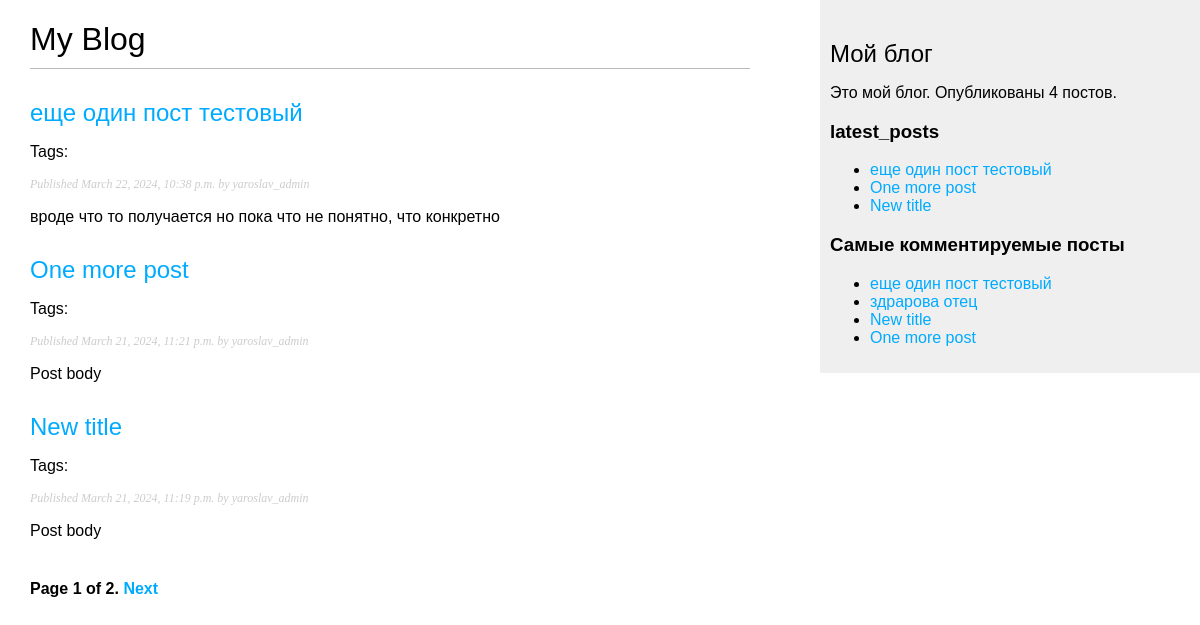
The page /blog/ on the database as committed earlier.
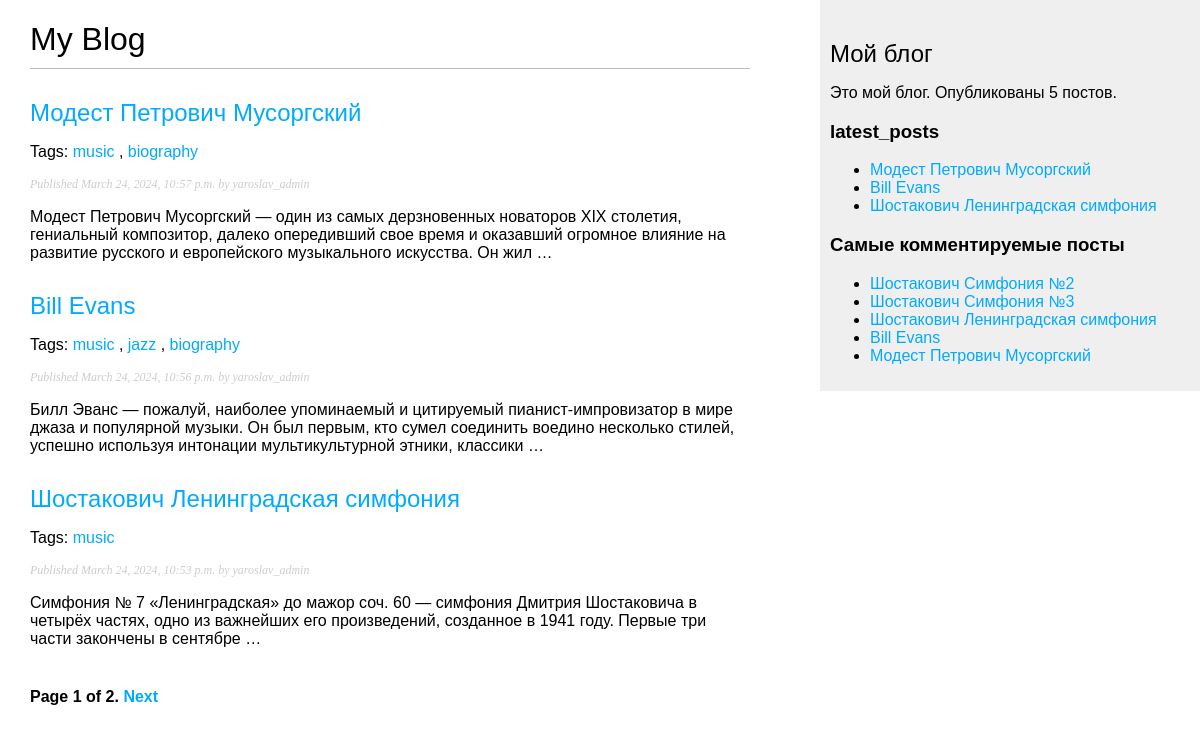
The same page on the database as committed later.
### blog/models.py (models this page shows, shortened)
class Post(models.Model):
    tags = TaggableManager()
    class Status(models.TextChoices):
        DRAFT = 'DF', 'Draft'
        PUBLISHED = 'PB', 'Published'
    title = models.CharField(max_length=250)
    slug = models.SlugField(max_length=250, unique_for_date='publish')
    author = models.ForeignKey(User,
                               on_delete=models.CASCADE,
                               related_name='blog_posts')
    body = models.TextField()
    publish = models.DateTimeField(default=timezone.now)
    created = models.DateTimeField(auto_now_add=True)
    updated = models.DateTimeField(auto_now=True)
    status = models.CharField(max_length=2,
                              choices=Status.choices,
                              default=Status.DRAFT)
    objects = models.Manager() # The default manager.
    published = PublishedManager() # Our custom manager.
    class Meta:
        ordering = ['-publish']
        indexes = [
            models.Index(fields=['-publish']),
        ]
    def get_absolute_url(self):
        return reverse('blog:post_detail', args=[self.publish.year, self.publish.month, self.publish.day, self.slug])

### blog/views.py (the view)
# urls.py: path('', views.post_list, name='post_list'),
def post_list(request, tag_slug=None):
    post_list = Post.published.all()
    tag = None
    if tag_slug:
        tag = get_object_or_404(Tag, slug=tag_slug)
        post_list = post_list.filter(tag__in=[tag])
    paginator = Paginator(post_list, 3)
    page_number = request.GET.get('page', 1)
    try:
        posts = paginator.page(page_number)
    except PageNotAnInteger:
        posts = paginator.page(1)
    except EmptyPage:
        posts = paginator.page(paginator.num_pages)
    return render(request,
                 'blog/post/list.html',
                 {'posts': posts, 'tag': tag})

### blog/models.py (called while the page is built)
    def get_queryset(self):
        return super().get_queryset()\
                      .filter(status=Post.Status.PUBLISHED)

### blog/templatetags/blog_tags.py (called while the page is built)
@register.simple_tag
def total_posts():
    return Post.published.count()

@register.inclusion_tag('blog/post/latest_posts.html')
def show_latest_posts(count=5):
    latest_posts = Post.published.order_by('-publish')[:count]
    return {'latest_posts': latest_posts}

@register.simple_tag
def get_most_commented_posts(count=5):
    return Post.published.annotate(total_comments=Count('comments')).order_by('-total_comments')[:count]

@register.filter(name='markdown')
def markdown_format(text):
    return mark_safe(markdown.markdown(text))

### blog/templates/blog/post/list.html (shortened to what this page needs)
{% extends "blog/base.html" %}
{% load blog_tags %}
{% block content %}
  <h1>My Blog</h1>
  {% for post in posts %}
    <h2>
      <a href="{{ post.get_absolute_url }}">
        {{ post.title }}
      </a>
    </h2>
    <p class='tags'>
      Tags:
      {% for tag in post.tags.all %}
        <a href="{% url 'blog:post_list_by_tag' tag.slug %}">
          {{ tag.name }}
        </a>
        {% if not forloop.last %}, {% endif %}
      {% endfor %}
    </p>
    <p class="date">
      Published {{ post.publish }} by {{ post.author }}
    </p>
    {{ post.body|markdown|truncatewords_html:30  }}
  {% endfor %}
  {% include "pagination.html" with page=posts %}
{% endblock %}

### blog/templates/blog/base.html (shortened to what this page needs)
{% load blog_tags %}
{% load static %}
<!DOCTYPE html>
<html>
<head>
  <link href="{% static "css/blog.css" %}" rel="stylesheet">
</head>
<body>
  <div id="content">
    {% block content %}
    {% endblock %}
  </div>
  <div id="sidebar">
    <h2>Мой блог</h2>
    <p>Это мой блог.
      Опубликованы {% total_posts %} постов.
    </p>
    <h3>latest_posts</h3>
    {% show_latest_posts 3 %}
    <h3>Самые комментируемые посты</h3>
    {% get_most_commented_posts as most_commented_posts %}
    <ul>
      {% for post in most_commented_posts %}
      <li>
        <a href="{{ post.get_absolute_url }}">{{ post.title }}</a>
      </li>
      {% endfor %}
    </ul>
  </div>
</body>
</html>

### blog/templates/pagination.html (shortened to what this page needs)
<div class="pagination">
    <span class="step-links">
      <span class="current">
        Page {{ page.number }} of {{ page.paginator.num_pages }}.
      </span>
      {% if page.has_next %}
        <a href="?page={{ page.next_page_number }}">Next</a>
      {% endif %}
    </span>
  </div>

### blog/templates/blog/post/latest_posts.html
<ul>
    {% for post in latest_posts %}
        <li>
            <a href="{{ post.get_absolute_url }}">{{ post.title }}</a>
        </li>
    {% endfor %}
</ul>

### blog/static/css/blog.css (style rules this page uses)
body { margin:0; padding:0; font-family:helvetica, sans-serif; }
a { color:#00abff; text-decoration:none; }
h1 { font-weight:normal; border-bottom:1px solid #bbb; padding:0 0 10px 0; }
h2 { font-weight:normal; margin:30px 0 0; }
#content { float:left; width:60%; padding:0 0 0 30px; }
#sidebar { float:right; width:30%; padding:10px; background:#efefef; height:100%; }
p.date { color:#ccc; font-family: georgia, serif; font-size: 12px; font-style: italic; }
.pagination { margin:40px 0; font-weight:bold; }

Rows that differ between the two databases and show on the page:
removed Post: title "еще один пост тестовый", publish "March 22, 2024, 10:38 p.m.", author "yaroslav_admin", body "вроде что то получается но пока что не понятно, что конкретно"
removed Post: title "One more post", publish "March 21, 2024, 11:21 p.m.", author "yaroslav_admin", body "Post body"
removed Post: title "New title", publish "March 21, 2024, 11:19 p.m.", author "yaroslav_admin", body "Post body"
removed Post: title "здрарова отец", shown under "Самые комментируемые посты"
added Post: title "Модест Петрович Мусоргский", publish "March 24, 2024, 10:57 p.m.", author "yaroslav_admin", body "Модест Петрович Мусоргский — один из самых дерзновенных новаторов XIX столетия, гениальный композитор, далеко опередивший свое время и оказавший огромное влияние на развитие русского и европейского музыкального искусства. Он жил …"
now on this page (row unchanged): Tag: name "music"
added Tag: name "biography"
added Post: title "Bill Evans", publish "March 24, 2024, 10:56 p.m.", author "yaroslav_admin", body "Билл Эванс — пожалуй, наиболее упоминаемый и цитируемый пианист-импровизатор в мире джаза и популярной музыки. Он был первым, кто сумел соединить воедино несколько стилей, успешно используя интонации мультикультурной этники, классики …"
now on this page (row unchanged): Tag: name "jazz", shown under "Bill Evans"
added Post: title "Шостакович Ленинградская симфония", publish "March 24, 2024, 10:53 p.m.", author "yaroslav_admin", body "Симфония № 7 «Ленинградская» до мажор соч. 60 — симфония Дмитрия Шостаковича в четырёх частях, одно из важнейших его произведений, созданное в 1941 году. Первые три части закончены в сентябре …"
added Post: title "Шостакович Симфония №2", shown under "Самые комментируемые посты"
added Post: title "Шостакович Симфония №3", shown under "Самые комментируемые посты"
Other text that changed with them:
text no longer shown: "4"
text now shown: "5"
